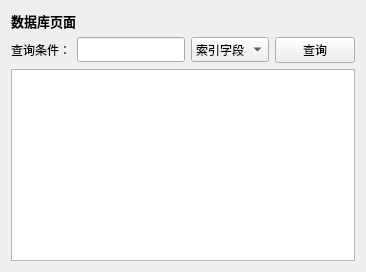
           <widget class="QWidget" name="Select_Features_DB">
            <attribute name="title">
             <string>Features DB</string>
            </attribute>
            <layout class="QVBoxLayout" name="verticalLayout_10">
             <item>
              <widget class="QLabel" name="Data_Base_table_label">
               <property name="font">
                <font>
                 <family>微软雅黑</family>
                 <pointsize>10</pointsize>
                 <weight>75</weight>
                 <bold>true</bold>
                </font>
               </property>
               <property name="text">
                <string>数据库页面</string>
               </property>
              </widget>
             </item>
             <item>
              <layout class="QGridLayout" name="Select_Features_DB_gridLayout">
               <item row="0" column="2">
                <widget class="QComboBox" name="Select_Features_DB_Data_Base_Select_Type_comboBox">
                 <property name="font">
                  <font>
                   <family>Microsoft YaHei</family>
                  </font>
                 </property>
                 <item>
                  <property name="text">
                   <string>索引字段</string>
                  </property>
                 </item>
                </widget>
               </item>
               <item row="0" column="3">
                <widget class="QPushButton" name="Select_Features_DB_Data_Base_Select_Commit_pushButton">
                 <property name="font">
                  <font>
                   <family>Microsoft YaHei</family>
                  </font>
                 </property>
                 <property name="text">
                  <string>查询</string>
                 </property>
                </widget>
               </item>
               <item row="0" column="1">
                <widget class="QLineEdit" name="Select_Features_DB_Data_Base_Select_TE">
                 <property name="font">
                  <font>
                   <family>Microsoft YaHei</family>
                  </font>
                 </property>
                </widget>
               </item>
               <item row="0" column="0">
                <widget class="QLabel" name="Select_Features_DB_Data_Base_Select_label">
                 <property name="font">
                  <font>
                   <family>Microsoft YaHei</family>
                  </font>
                 </property>
                 <property name="text">
                  <string>查询条件：</string>
                 </property>
                </widget>
               </item>
              </layout>
             </item>
             <item>
              <widget class="QTableWidget" name="Data_Base_tableWidget"/>
             </item>
            </layout>
           </widget>
